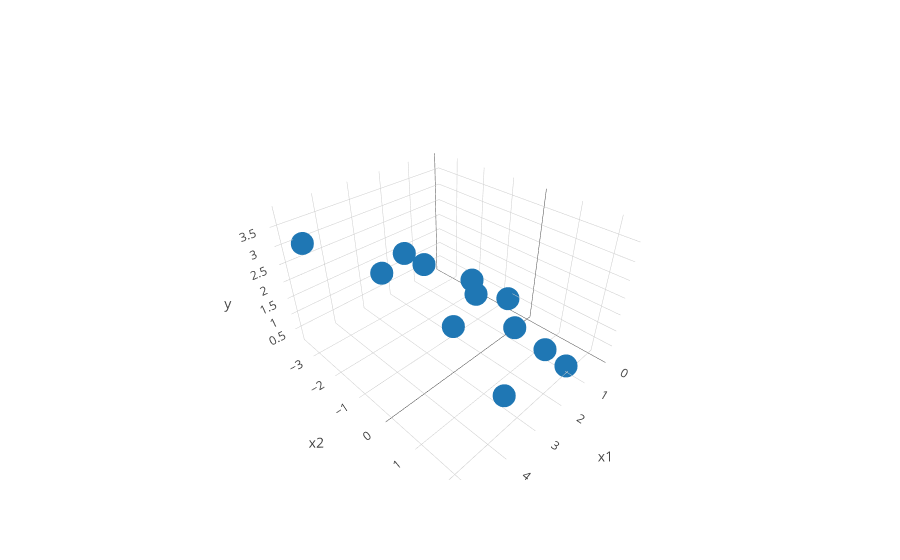

Write notebook code for a chart like this one.
### Markdown cell above
Let's look at the points.

### Code cell
trace_scatter = go.Scatter3d(x=X[:,0], y=X[:,1], z=y, mode='markers')
layout = go.Layout(showlegend=False, scene={'xaxis':{'title':"x1"}, 'yaxis':{'title':"x2"}, 'zaxis':{'title':"y"}})
fig = go.Figure(data=[trace_scatter], layout=layout)
iplot(fig)

### Figure 1 — Plotly figure (JSON) as saved in the notebook; plotly's stock layout.template omitted (floating-point values rounded to 4 significant figures)
{"data": [{"mode": "markers", "type": "scatter3d", "x": [0.01012, 0.4011, 0.934, 1.319, 1.851, 2.309, 2.736, 3.136, 3.621, 4.052, 4.575, 5.014], "y": [-0.743, -1.644, 1.904, -1.007, -3.135, -1.782, 2.266, 1.766, -1.796, 2.324, -3.574, 1.94], "z": [0.3879, 0.2852, 0.1458, 1.544, 1.693, 2.123, 2.106, 2.616, 2.459, 1.851, 2.928, 3.854]}], "layout": {"scene": {"xaxis": {"title": "x1"}, "yaxis": {"title": "x2"}, "zaxis": {"title": "y"}}, "showlegend": false}}
